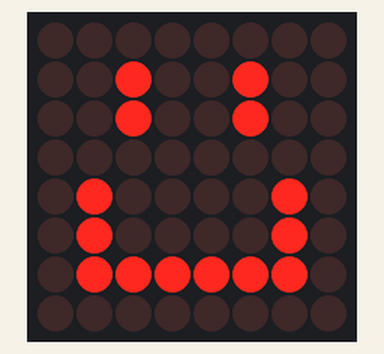
This sketch was run on a simulated Arduino Uno, built with avr-gcc and run on an emulated ATmega328P. Parts: 8×8 LED matrix.

Above: at 0.1 s.

The sketch:

Task1.ino
```cpp
#include <MD_MAX72xx.h>
#include <SPI.h>

#define HARDWARE_TYPE MD_MAX72XX::FC16_HW
#define MAX_DEVICES 1
#define CS_PIN 5

MD_MAX72XX mx = MD_MAX72XX(HARDWARE_TYPE, CS_PIN, MAX_DEVICES);

void setup() {
  mx.begin();
  mx.clear();

  mx.setPoint(1, 2, true);
  mx.setPoint(2, 2, true);

  mx.setPoint(1, 5, true);
  mx.setPoint(2, 5, true);

  mx.setPoint(4, 1, true);
  mx.setPoint(5, 1, true);
  mx.setPoint(4, 6, true);
  mx.setPoint(5, 6, true);

  mx.setPoint(6, 1, true);
  mx.setPoint(6, 2, true);
  mx.setPoint(6, 3, true);
  mx.setPoint(6, 4, true);
  mx.setPoint(6, 5, true);
  mx.setPoint(6, 6, true);

}

void loop() {
}
```
